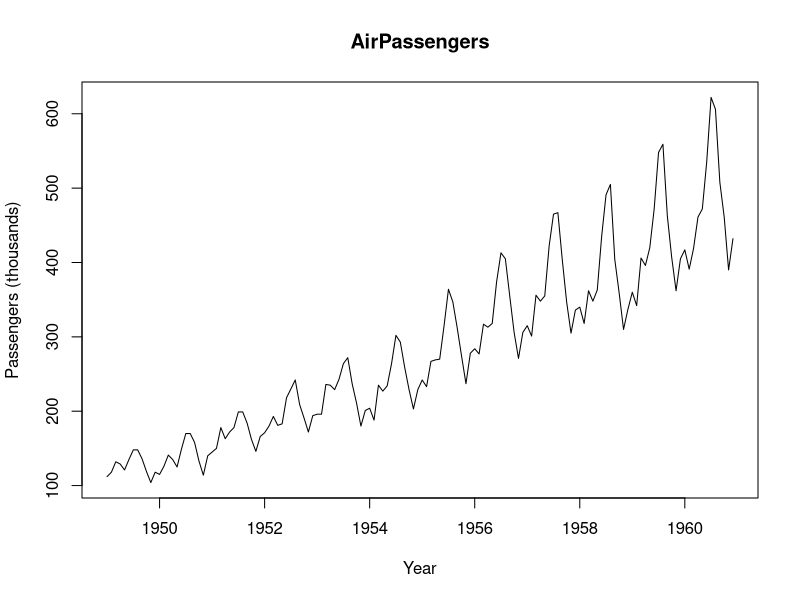
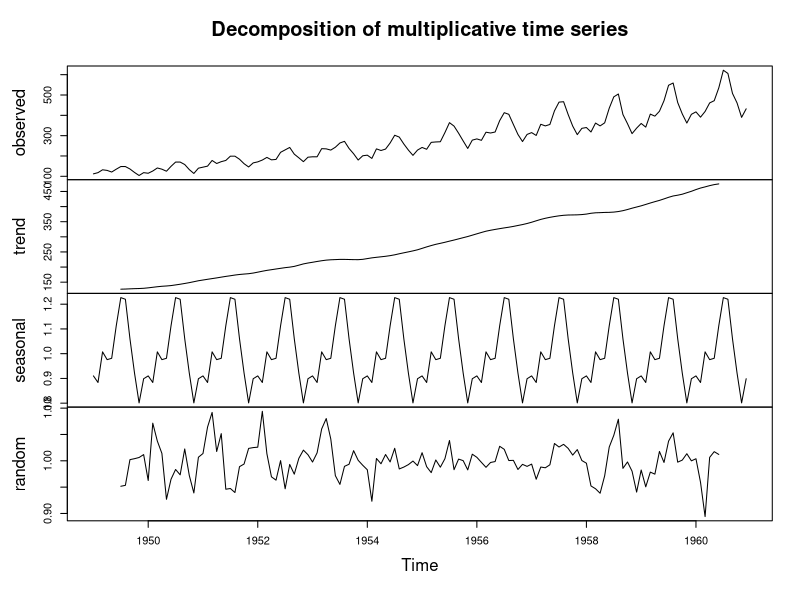
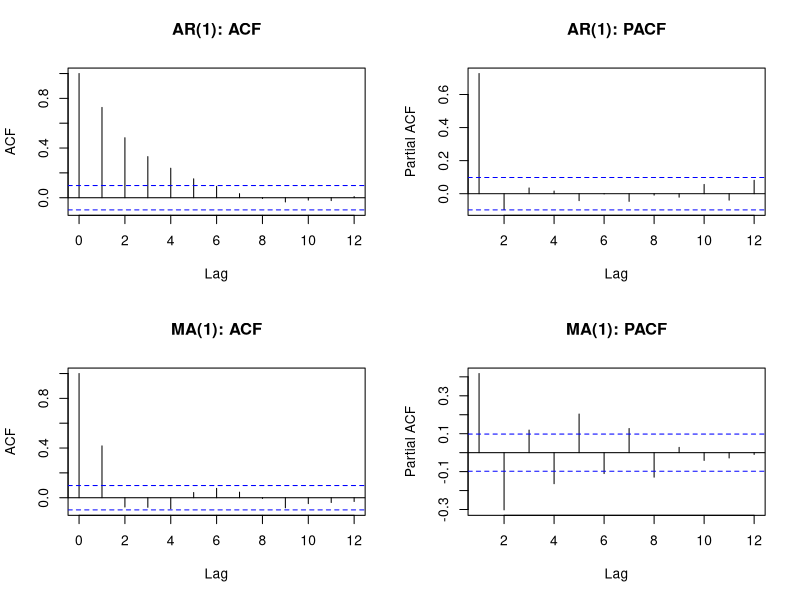
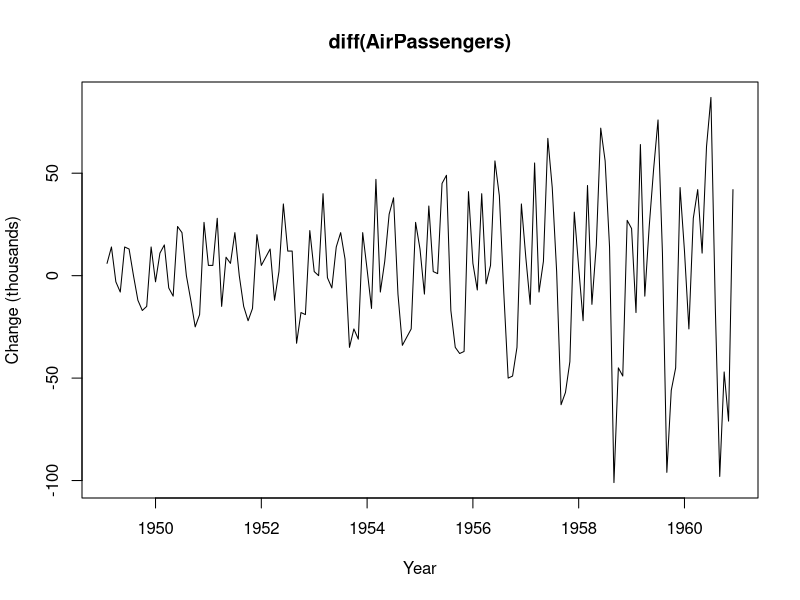
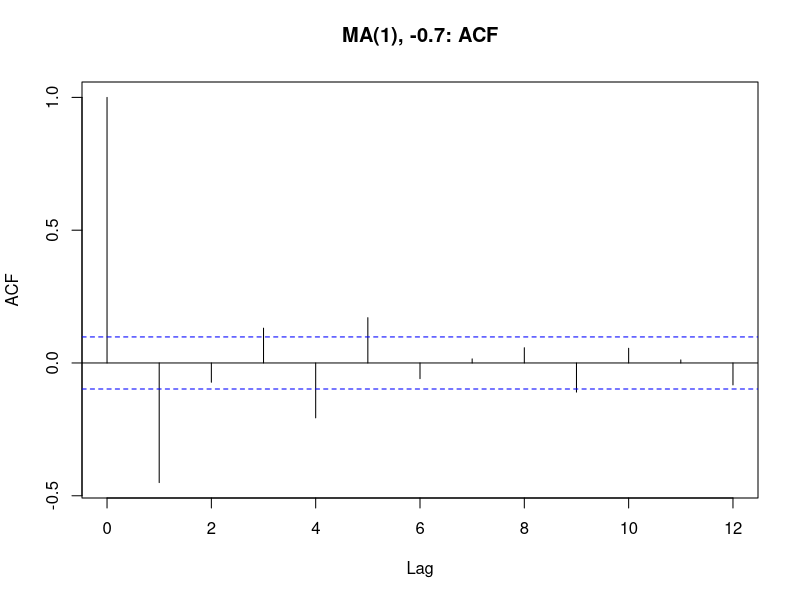

Generate these figures, in order, with R:
# Lab 07 — 추세·계절성과 ACF/PACF 읽기 (약 30분)
# 이 파일만 위에서 아래로 실행하면 된다. 내장 자료와 재현 가능한 모의자료를 사용한다.

# 1. 목표 --------------------------------------------------------
# - 시계열 그림과 분해 결과에서 추세·계절성·불규칙 성분을 구분한다.
# - 정상 AR/MA 모의자료의 ACF/PACF를 읽고 절단 패턴의 범위를 설명한다.
# - AR, MA, ARMA를 구분하고 ARIMA에서 차분이 필요한 이유를 말한다.

# 2. 핵심 개념과 작은 예제 ----------------------------------------
# 시계열은 시간 순서가 있는 자료이다. 앞뒤 관측의 관계를 살펴본다.
# 추세(trend)는 장기적인 상승·하락, 계절성(seasonality)은 일정 주기의 반복이다.
# 불규칙 성분은 추세·계절성으로 설명되지 않는 나머지이다.
# AirPassengers는 1949~1960년의 월별 항공 승객 수(천 명 단위)이다.
cat("첫 1년의 월별 승객 수:\n")
print(head(AirPassengers, 12))
cat("한 해의 관측 수:\n")
print(frequency(AirPassengers))
# 1월 112는 112천 명을 뜻한다. frequency의 12는 월별 관측의 연간 주기이다.
# 첫 1년의 등락만으로 장기 추세를 판단하지 말고 전체 기간을 함께 본다.

# 3. 먼저 예상하기 -----------------------------------------------
# 전체 그림에서 연도가 지날수록 승객 수 수준과 계절 변동폭은 어떻게 변할까?
# 수준의 변화와 반복 등락을 구분해 예상한 뒤 아래 그림을 실행하세요.

# 4. 직접 실행 ----------------------------------------------------
# 실험 A: 원자료를 보고 추세와 계절성을 나누어 관찰한다.
plot(AirPassengers, main = "AirPassengers", xlab = "Year",
     ylab = "Passengers (thousands)")
# 연도가 지날수록 수준이 올라간다: 상승 추세이다.
# 매년 비슷한 시기의 봉우리와 골이 반복된다: 연간 계절성이다.
# 뒤로 갈수록 계절 변동의 절대 크기도 커진다.

# 수준이 높을수록 계절 변동폭이 커져 여기서는 곱셈형 분해를 사용한다.
# 곱셈형: observed = trend × seasonal × random.
# 이 자료는 모두 양수이다. seasonal과 random은 원래 승객 수가 아닌 비율이다.
components <- decompose(AirPassengers, type = "multiplicative")
plot(components)
# 그림의 이름을 원자료와 연결해 읽는다.
# - observed: 실제 월별 관측값. 추세와 계절성이 함께 나타난다.
# - trend: 계절 등락을 완화한 장기 수준. 전체적으로 상승한다.
# - seasonal: 매년 반복되는 월별 비율. 1보다 크면 추세보다 높은 계절 수준이다.
# - random: 추세·계절성을 나누고 남은 비율. 1 근처이면 두 성분으로 잘 설명된다.
# random이라는 이름만으로 이 성분의 독립성이나 정상성이 증명되지는 않는다.

cat("1~12월의 계절 비율:\n")
print(round(setNames(components$seasonal[1:12], paste0(1:12, "월")), 3))
# 1을 기준으로 어느 달이 높고 낮은지 읽는다. 승객 수 자체나 증가 인원이 아니다.
cat("처음 여덟 관측의 분해 성분:\n")
print(data.frame(observed = as.numeric(AirPassengers)[1:8],
                 trend = as.numeric(components$trend)[1:8],
                 seasonal = as.numeric(components$seasonal)[1:8],
                 random = as.numeric(components$random)[1:8]))
# 첫 여섯 trend와 random의 NA는 주변 시점이 부족해 추세를 추정하지 못한 결과이다.
# 원자료의 결측값이 아니다. 계산 가능한 행은 세 성분의 곱이 observed에 대응한다.

# 실험 B: ACF/PACF는 정상 모의자료로 관찰한다.
# 정상성(stationarity)은 평균·분산 같은 성질이 시간에 따라 바뀌지 않는 상태이다.
# AirPassengers는 추세와 변동폭 변화가 있어 원자료에 절단 규칙을 적용하지 않는다.
# ACF: 현재 값과 lag k(시차 k) 전 값의 상관을 보여 준다.
# PACF: 중간 시차의 영향을 제거하고 현재 값과 lag k 전 값의 관계를 보여 준다.
# AR(p): 앞선 p개 관측값의 영향을 포함하는 모형이다.
# MA(q): 현재와 앞선 q개 오차(충격)의 영향을 포함하는 모형이다.
# MA 모형은 관측값 몇 개의 이동평균을 계산하는 연산과 다르다.

# 실행 전 예상: 현재 값이 직전 값에 양의 영향을 받는 AR(1)의 lag 1 상관은 어떤 부호일까?
# AR(1)은 직전 관측값의 영향을, MA(1)은 직전 오차의 영향을 포함한다.
# 두 모형에서 lag 1 뒤 대체로 0이 될 것은 ACF/PACF 중 어느 쪽일지 예상해 보세요.
# 예상이 어려우면 두 그림에서 어느 쪽이 빨리 0 주변으로 가는지 비교하세요.

# arima.sim()으로 정상 순수 AR(1), MA(1)을 각각 400개씩 생성한다.
# AR(1)의 계수 0.7은 정상 범위의 예이다. MA(1)의 오차 계수도 0.7로 둔다.
set.seed(707)
ar_series <- arima.sim(model = list(ar = 0.7), n = 400)
set.seed(708)
ma_series <- arima.sim(model = list(ma = 0.7), n = 400)

# 네 그림을 한 화면에서 비교한 뒤 원래 화면 배치로 돌려놓는다.
plot_settings <- par(mfrow = c(2, 2))
ar_acf <- acf(ar_series, lag.max = 12, main = "AR(1): ACF")
ar_pacf <- pacf(ar_series, lag.max = 12, main = "AR(1): PACF")
ma_acf <- acf(ma_series, lag.max = 12, main = "MA(1): ACF")
ma_pacf <- pacf(ma_series, lag.max = 12, main = "MA(1): PACF")
par(plot_settings)
# 가로축 lag는 시차, 세로축은 상관계수이다. ACF의 lag 0은 자기 자신과의 상관 1이다.
# AR(1): ACF는 점차 감소하고, PACF는 lag 1 뒤 대체로 0 주변이다.
# MA(1): ACF는 lag 1 뒤 대체로 0 주변이고, PACF는 점차 감소한다.
# PACF의 감소는 부호가 번갈아 바뀌면서 절댓값이 작아지는 모양일 수도 있다.

# 그림의 앞 여섯 시차를 숫자로도 확인한다.
# ACF는 lag 0부터, PACF는 lag 1부터 저장되어 꺼내는 위치가 다르다.
cat("시차별 표본 ACF/PACF:\n")
print(round(data.frame(lag = 1:6,
                       AR_ACF = as.numeric(ar_acf$acf)[2:7],
                       AR_PACF = as.numeric(ar_pacf$acf)[1:6],
                       MA_ACF = as.numeric(ma_acf$acf)[2:7],
                       MA_PACF = as.numeric(ma_pacf$acf)[1:6]), 3))
# 절단은 해당 시차 뒤의 상관이 이론적으로 0이라는 뜻이다.
# 표본에서는 정확한 0이 아니며, 일부 막대는 표본 오차로 점선 밖에 나올 수 있다.
# 파란 점선은 상관이 0이라는 가정 아래의 근사 기준이다. 막대 하나로 단정하지 않는다.

# 실험 C: ARIMA의 차분은 시간에 따른 수준 변화를 줄이는 역할을 한다.
# ARMA(p, q)는 AR과 MA를 결합해 정상 시계열을 설명한다.
# ARIMA(p, d, q)의 d는 차분 횟수이다. 차분한 계열에 ARMA를 적용한다.
# d = 0이면 차분하지 않은 ARMA와 같다. 여기서는 모형 적합까지 진행하지 않는다.
# 1차 차분은 '이번 값 - 직전 값'이다. 원래 수준 대신 시점 간 변화를 본다.
passenger_changes <- diff(AirPassengers)
cat("처음 여섯 월간 변화량:\n")
print(head(passenger_changes))
# 첫 값 6은 2월 118 - 1월 112로, 6천 명 증가를 뜻한다.
plot(passenger_changes, main = "diff(AirPassengers)", xlab = "Year",
     ylab = "Change (thousands)")
# 원자료와 비교해 장기 상승 수준은 완화되었지만 반복 등락과 변동폭 변화가 남는다.
# 차분 한 번으로 어떤 자료든 정상 시계열이 되는 것은 아니다.

# 5. 결과 해석 ----------------------------------------------------
# 분해: observed의 모양 → trend의 장기 변화 → seasonal의 반복 → random의 나머지.
# 정상 순수 AR(p): ACF는 절단되지 않고 감쇠(tail off; 경우에 따라 진동), PACF는 p 뒤 절단하는 교과서적 heuristic이다.
# 정상 순수 MA(q): ACF는 q 뒤 절단, PACF는 절단되지 않고 감쇠(tail off)하는 교과서적 heuristic이다.
# 이 규칙은 정상 순수 AR/MA의 이론적 패턴이며 유한 표본에서는 근사적으로 본다.
# ARMA 혼합 모형이나 비정상 원자료에 같은 절단 규칙을 일반화하지 않는다.
# 추세 관찰, 계절성 관찰, ACF/PACF의 시차 관계 해석은 서로 다른 읽기이다.

# 6. 하나 바꿔보기 ------------------------------------------------
# MA(1)의 오차 계수만 0.7에서 -0.7로 바꾼다. 길이는 400으로 유지한다.
# 같은 seed로 난수 조건도 맞춘다. 예상: lag 1 ACF의 부호는 어떻게 바뀔까?
# 계수 부호가 바뀌어도 'MA(1)의 ACF는 lag 1 뒤 절단'이라는 이론적 위치는 같은가?
set.seed(708)
ma_negative <- arima.sim(model = list(ma = -0.7), n = 400)
negative_acf <- acf(ma_negative, lag.max = 12, main = "MA(1), -0.7: ACF")
cat("오차 계수 부호를 바꾼 MA(1)의 lag 1 표본 상관:\n")
print(c(theta_positive = as.numeric(ma_acf$acf)[2],
        theta_negative = as.numeric(negative_acf$acf)[2]))
# lag 1 상관은 양수에서 음수로 바뀐다. 이후 막대는 대체로 0 주변이다.
# 절단 위치는 MA의 차수와 연결되고, 상관의 부호는 계수의 영향을 받는다.

# 7. 시험 체크 ----------------------------------------------------
# 1) 곱셈형 분해에서 trend, seasonal, random은 각각 무엇을 뜻하는가?
# 2) ACF와 PACF는 중간 시차의 영향을 처리하는 방식이 어떻게 다른가?
# 3) 정상 순수 AR(1)에서 lag 1 뒤 이론적으로 절단되는 것은 ACF인가, PACF인가?
# 4) 정상 순수 MA(1)의 ACF는 어느 시차 뒤 절단되는가? 표본에서도 정확히 0인가?
# 5) ARMA와 ARIMA의 차이는 무엇이며, 차분 한 번이면 정상성이 보장되는가?

# 정답 및 해설 ----------------------------------------------------
# 1) trend는 장기 수준, seasonal은 주기적인 계절 비율, random은 설명되지 않은 비율이다.
#    observed = trend × seasonal × random이다. 뒤의 두 성분은 승객 수가 아니다.
# 2) ACF는 시차별 상관, PACF는 중간 시차의 영향을 제거한 상관이다.
# 3) PACF이다. ACF는 절단되지 않고 감쇠한다. 정상 순수 AR의 교과서적 규칙이다.
# 4) lag 1 뒤이다. 표본에서는 오차가 있어 정확히 0이 아니며 일부 막대가 튈 수 있다.
# 5) ARMA는 AR과 MA의 결합, ARIMA는 차분 횟수 d를 포함한다(d = 0이면 ARMA).
#    차분은 비정상성을 줄이는 역할이며 한 번의 차분이 정상성을 보장하지 않는다.
